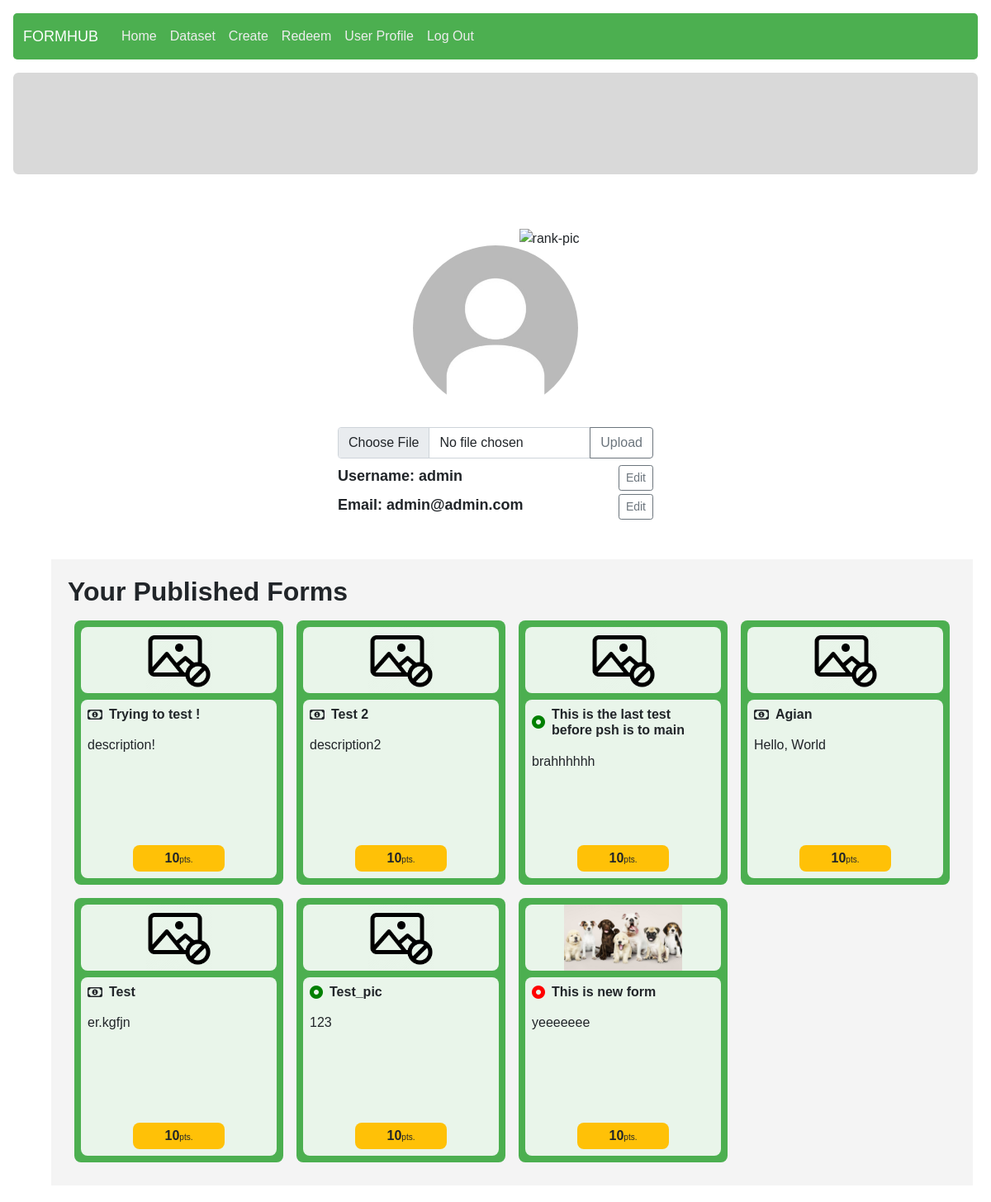
The app's page /account/2 (signed in) with its own data.
### authentication/models.py (models this page shows, shortened)
class User(AbstractUser):
    student_id = models.CharField(max_length = 10, null = True)
    profile_img = models.ImageField(
        upload_to="static/userprofile/imgs",
        null = True,
        default = "static/userprofile/imgs/default.jpg")

### form_management/models.py (models this page shows, shortened)
class Form(models.Model):
    owner = models.ForeignKey(User, on_delete = models.CASCADE)
    form_name = models.CharField(max_length = 125)
    description = models.CharField(max_length = 1000)
    category = models.ForeignKey(Category, on_delete = models.CASCADE, null = True)
    design = models.JSONField()
    creation_timestamp = models.DateTimeField(auto_now_add = True)
    publish_timestamp = models.DateTimeField(null = True)
    is_open = models.BooleanField(default = False)
    is_sale = models.BooleanField(default = False)
    form_point = models.ForeignKey(Point, on_delete = models.CASCADE, related_name="form_point")
    form_selling_point = models.ForeignKey(Point, on_delete = models.CASCADE, null = True, blank = True, related_name="form_selling_point")
    form_pic = models.ImageField(
        upload_to="static/form_management/imgs",
        null = True,
        default = "static/form_management/imgs/no-pic.png")

class Point(models.Model):
    form_size = models.CharField(max_length = 2)
    context = models.CharField(max_length = 3, null = True, blank = True, choices = POINT_CONTEXT) # SEL = Selling, ANS = answering
    point = models.IntegerField()
    description = models.CharField(max_length = 50, null = True, blank = True)
    lower_bound = models.IntegerField()
    upper_bound = models.IntegerField()

### userprofile/views.py (the view)
# urls.py: path("<int:user_id>", views.profile, name="profile"),
def profile(request, user_id):
    if user_id:
        user = User.objects.get(pk = user_id)
        if request.user.is_authenticated:
            if user_id == request.user.id:
                user_forms = Form.objects.filter(owner = user)
            else:
                is_already_answered_form = FormResponse.objects.filter(responder = request.user).values("form_id").distinct()
                exclude_form_list = [item["form_id"] for item in is_already_answered_form]
                user_forms = Form.objects.filter(owner = user, is_open = True).exclude(id__in=exclude_form_list)
        else:
            user_forms = Form.objects.filter(owner = user, is_open = True)
        responses = PointTransaction.objects.filter(user_id = user)
        num_responses = len(responses)
        if num_responses >= 50:
            rank = 'https://icons.iconarchive.com/icons/iconarchive/badge-trophy/256/Badge-Trophy-21-icon.png'
        elif num_responses >= 25:
            rank = 'https://icons.iconarchive.com/icons/iconarchive/badge-trophy/256/Badge-Trophy-Diamond-4-icon.png'
        else:
            rank = 'https://icons.iconarchive.com/icons/iconarchive/badge-trophy/256/Badge-Trophy-Rubin-2-icon.png'
        return render(request, "userprofile/index.html", {
            "user_profile": user,
            "userpic": user.profile_img,
            "user_forms": user_forms,
            "rank": rank,
            "form_section_title": "Opened Forms" if user_id != request.user.id else "Your Published Forms"
        })
    return HttpResponseRedirect("/")

### templates/userprofile/index.html (shortened to what this page needs)
{% extends "layout.html" %}
{% load static %}
{% block extra_css %}
    <link rel="stylesheet" href="{% static 'userprofile/userprofile.css' %}">
    <link rel="stylesheet" href="{% static 'answering/index.css' %}">
{% endblock %}
{% block body %}
<div class="container" id ="profile">
    <div class="container mb-5" id="user-prof">
        <div class="container" style="display: flex; flex-direction: column; align-items: center;">
            <img style="height: 70px; width: auto;" src="{{ rank }}" alt="rank-pic" id="rank-pic">
            <img id="prof-pic" src="/{{ user_profile.profile_img }}" >
            {% if user_profile.username == user.username %}
                <div class="input-group">
                    <input type="file" class="form-control" id="fileupload" aria-describedby="inputGroupFileAddon04" aria-label="Upload">
                    <button class="btn btn-outline-secondary" type="button" id="inputGroupFileAddon04" onclick="uploadFile()">Upload</button>
                </div>
            {% endif %}
        </div>
        <div class="basics container my-2" id="your-rank">
            <div class="basic-info d-flex justify-content-between mb-1">
                <div id="acct_name">Username: {{ user_profile.username }}</div>
                {% if user_profile.username == user.username %}
                    <button type="button" class="btn btn-outline-secondary btn-sm edit-button" id="edit-acct-name">Edit</button>
                {% endif %}
            </div>
            <div class="basic-info d-flex justify-content-between mb-1">
                <div id="email">Email: {{ user_profile.email }}</div>
                {% if user_profile.username == user.username %}
                    <button type="button" class="btn btn-outline-secondary btn-sm edit-button" id="edit-mail">Edit</button>
                {% endif %}
            </div>
        </div>
    </div>
    <div class="container" id="user-prof-forms">
        <h2><strong>{{ form_section_title }}</strong></h2>
        <div class="all-forms d-flex flex-row flex-wrap">
            {% for form in user_forms %}
                <div class="form-card p-2 d-flex flex-column col-sm-6 col-md-4 col-lg-3" data-code="{{ form.id }}">
                    <div class="form p-2 d-flex flex-column">
                        <div class="img-container d-flex justify-content-center">
                            <img data-code="{{ form.id }}" src="/{{ form.form_pic }}" alt="no-photo">
                        </div>
                        <div class="form-meta-data mt-2 p-2">
                            <div class="header d-flex align-items-center mb-3">
                                {% if form.owner.username == user.username %}
                                    {% if not form.is_sale %}
                                        <i class="fa-solid fa-circle-dot status me-2 {% if form.is_open %} active {% else %} closed {% endif %}"></i>
                                    {% else %}
                                        <i class="fa-regular fa-money-bill-1 status me-2"></i>
                                    {% endif %}
                                {% endif %}
                                <h6 class="form-name my-0">{{ form.form_name }}</h6>
                            </div>
                            <div class="description">
                                {{ form.description }}
                            </div>
                            <div class="bottom-section mt-auto p-1">
                                <span class="point">{{ form.form_point.point }}</span><span class="unit">pts.</span>
                            </div>
                        </div>
                    </div>
                </div>
            {% empty %}
                <h3>No form</h3>
            {% endfor %}
        </div>
    </div>
</div>
{% endblock %}

### static/core/core.css (style rules this page uses)
* { margin: 0; padding: 0; box-sizing: border-box; font-family: Helvetica; }

### static/userprofile/userprofile.css (style rules this page uses)
#prof-pic { border-radius: 50%; width: 200px; height: 200px; margin-bottom:20px; }
#user-prof { max-width: 430px; }
#acct_name, #email { font-weight: bold; font-size: large; }
#rank-pic { position: relative; top: 50px; left: 65px; }
#user-prof-forms { margin: 20px; padding: 20px; background-color: #F4F4F4; }
.active { color: green; }
.closed { color: red; }

### static/answering/index.css (style rules this page uses)
:root { --main-bg: #4CAF50; --card-trans-bg: #FFFFFFE0; }

### records on screen
User: profile_img (placeholder picture), username "admin", email "admin@admin.com"
Form: form_pic (placeholder picture), is_sale True (drawn), form_name "Trying to test !", description "description!", form_point.point "10"
Form: form_pic (placeholder picture), is_sale True (drawn), form_name "Test 2", description "description2", form_point.point "10"
Form: form_pic (placeholder picture), is_sale False (drawn), form_name "This is the last test before psh is to main", description "brahhhhhh", form_point.point "10"
Form: form_pic (placeholder picture), is_sale True (drawn), form_name "Agian", description "Hello, World", form_point.point "10"
Form: form_pic (placeholder picture), is_sale True (drawn), form_name "Test", description "er.kgfjn", form_point.point "10"
Form: form_pic (placeholder picture), is_sale False (drawn), form_name "Test_pic", description "123", form_point.point "10"
Form: shows a picture, is_sale False (drawn), form_name "This is new form", description "yeeeeeee", form_point.point "10"
